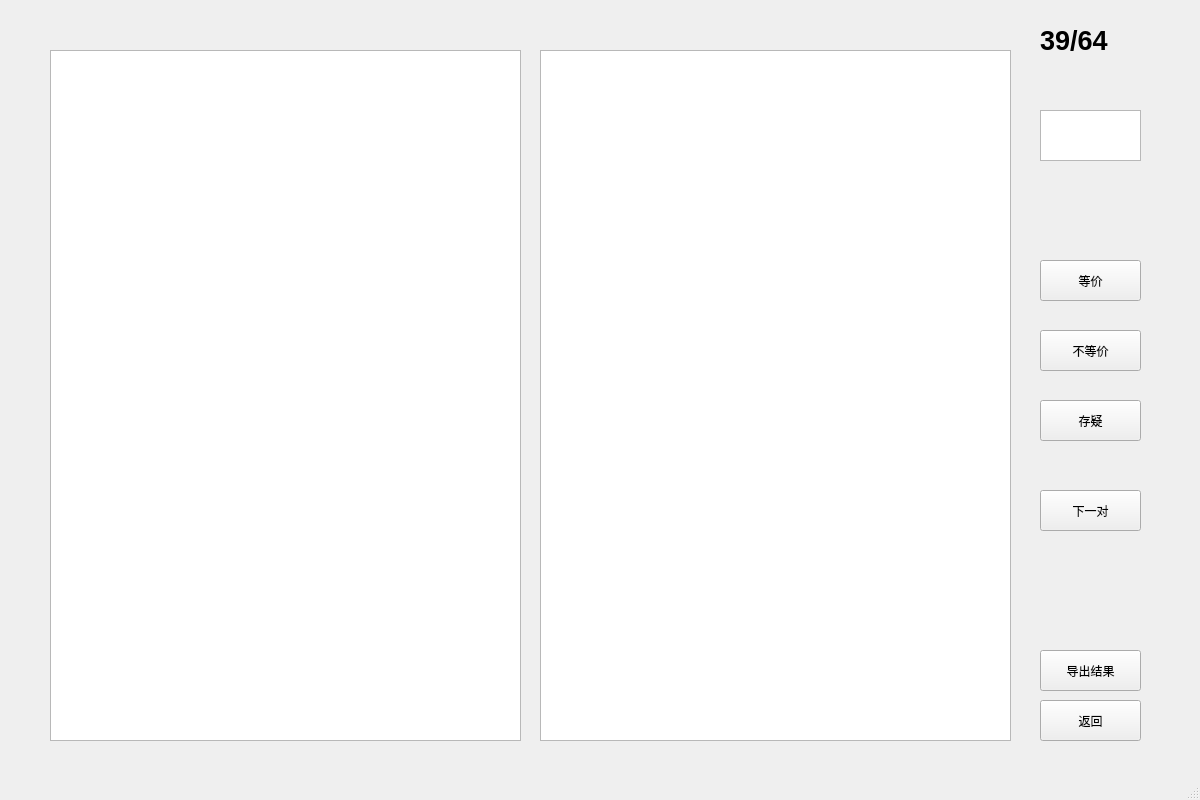
<?xml version="1.0" encoding="UTF-8"?>
<ui version="4.0">
 <class>Confirmtable</class>
 <widget class="QMainWindow" name="Confirmtable">
  <property name="geometry">
   <rect>
    <x>0</x>
    <y>0</y>
    <width>1200</width>
    <height>800</height>
   </rect>
  </property>
  <property name="windowTitle">
   <string>MainWindow</string>
  </property>
  <widget class="QWidget" name="centralwidget">
   <widget class="QTextEdit" name="codetextone">
    <property name="geometry">
     <rect>
      <x>50</x>
      <y>50</y>
      <width>471</width>
      <height>691</height>
     </rect>
    </property>
   </widget>
   <widget class="QPushButton" name="btn_unknown">
    <property name="geometry">
     <rect>
      <x>1040</x>
      <y>400</y>
      <width>101</width>
      <height>41</height>
     </rect>
    </property>
    <property name="text">
     <string>存疑</string>
    </property>
   </widget>
   <widget class="QPushButton" name="btn_back">
    <property name="geometry">
     <rect>
      <x>1040</x>
      <y>700</y>
      <width>101</width>
      <height>41</height>
     </rect>
    </property>
    <property name="text">
     <string>返回</string>
    </property>
   </widget>
   <widget class="QPushButton" name="btn_uneq">
    <property name="geometry">
     <rect>
      <x>1040</x>
      <y>330</y>
      <width>101</width>
      <height>41</height>
     </rect>
    </property>
    <property name="text">
     <string>不等价</string>
    </property>
   </widget>
   <widget class="QPushButton" name="btn_eq">
    <property name="geometry">
     <rect>
      <x>1040</x>
      <y>260</y>
      <width>101</width>
      <height>41</height>
     </rect>
    </property>
    <property name="text">
     <string>等价</string>
    </property>
   </widget>
   <widget class="QPushButton" name="btn_next">
    <property name="geometry">
     <rect>
      <x>1040</x>
      <y>490</y>
      <width>101</width>
      <height>41</height>
     </rect>
    </property>
    <property name="text">
     <string>下一对</string>
    </property>
   </widget>
   <widget class="QTextEdit" name="result">
    <property name="geometry">
     <rect>
      <x>1040</x>
      <y>110</y>
      <width>101</width>
      <height>51</height>
     </rect>
    </property>
    <property name="font">
     <font>
      <pointsize>20</pointsize>
     </font>
    </property>
   </widget>
   <widget class="QTextEdit" name="codetexttwo">
    <property name="geometry">
     <rect>
      <x>540</x>
      <y>50</y>
      <width>471</width>
      <height>691</height>
     </rect>
    </property>
   </widget>
   <widget class="QLabel" name="label">
    <property name="geometry">
     <rect>
      <x>1040</x>
      <y>20</y>
      <width>101</width>
      <height>41</height>
     </rect>
    </property>
    <property name="font">
     <font>
      <pointsize>20</pointsize>
      <bold>true</bold>
     </font>
    </property>
    <property name="text">
     <string>39/64</string>
    </property>
   </widget>
   <widget class="QPushButton" name="btn_out">
    <property name="geometry">
     <rect>
      <x>1040</x>
      <y>650</y>
      <width>101</width>
      <height>41</height>
     </rect>
    </property>
    <property name="text">
     <string>导出结果</string>
    </property>
   </widget>
  </widget>
  <widget class="QMenuBar" name="menubar">
   <property name="geometry">
    <rect>
     <x>0</x>
     <y>0</y>
     <width>1200</width>
     <height>17</height>
    </rect>
   </property>
  </widget>
  <widget class="QStatusBar" name="statusbar"/>
 </widget>
 <resources/>
 <connections/>
</ui>
